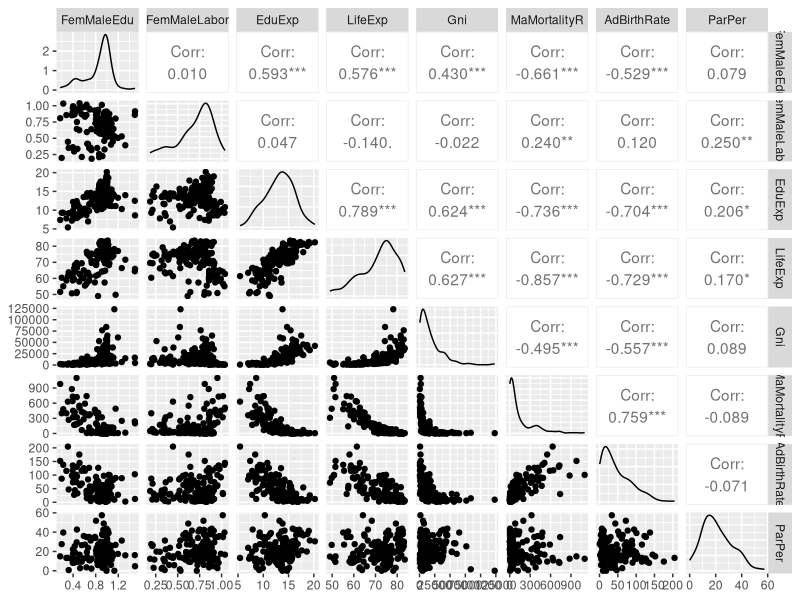
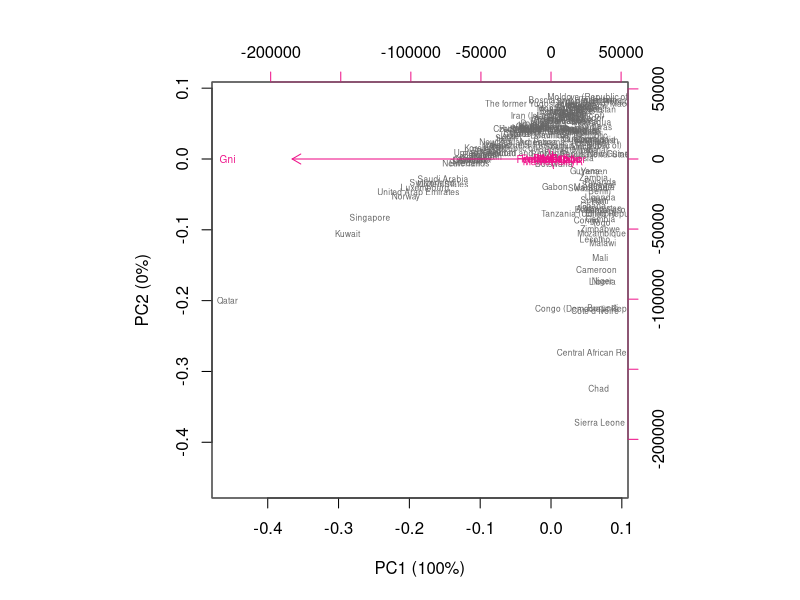
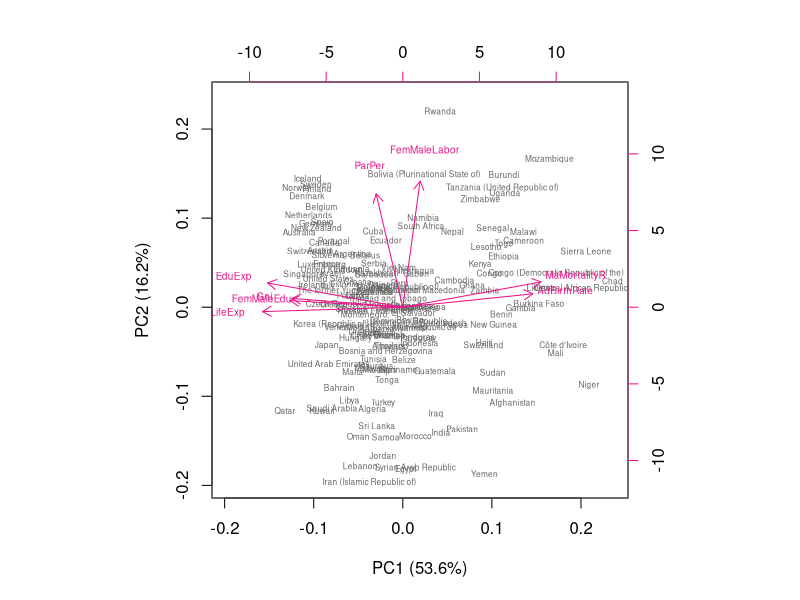
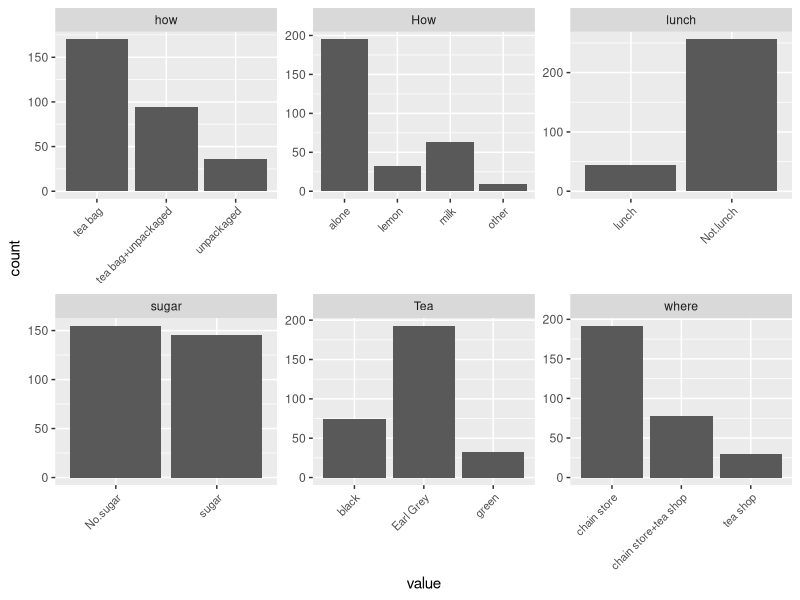
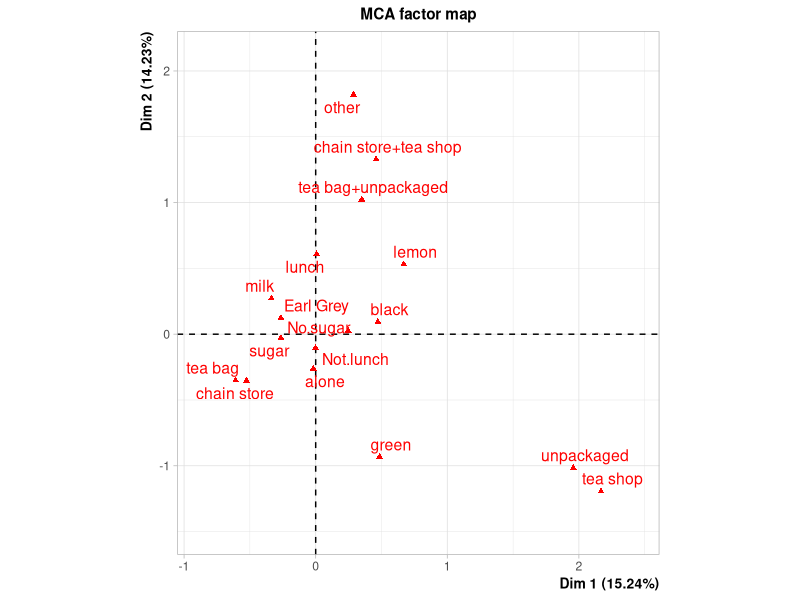

R code for these plots, in order:
## ---- chunk 1

# loading
human = read.table("data/human.txt", sep="\t")

# exploring
dim(human)
str(human)
head(human)
## ---- chunk 2
library(GGally)

summary(human)
ggpairs(human)

## ---- chunk 3

# perform principal component analysis (with the SVD method)
pca_human <- prcomp(human)

# to see the variability captured by the PCs, 
summary(pca_human)

# plot the biplot of the pca results

pca_pr <- round(100*summary(pca_human)$importance[2, ], digits = 1)
pc_lab <- paste0(names(pca_pr), " (", pca_pr, "%)")

# biplot of the new pca results
biplot(pca_human, choices = 1:2,cex = c(0.5, 0.6),col = c("grey40", "deeppink2"),xlab = pc_lab[1], ylab = pc_lab[2])




## ---- chunk 4

# scaling the human data
human_std <- scale(human)

# pca on the standardized version
pca_humanstd <- prcomp(human_std)

pca_pr <- round(100*summary(pca_humanstd)$importance[2, ], digits = 1)
pc_lab <- paste0(names(pca_pr), " (", pca_pr, "%)")

# biplot of the new pca results
biplot(pca_humanstd, choices = 1:2,cex = c(0.5, 0.6),col = c("grey40", "deeppink2"),xlab = pc_lab[1], ylab = pc_lab[2])


## ---- chunk 5

# loading the tea dataset
library(FactoMineR)
library(dplyr)
library(tidyr)
library(ggplot2)
data("tea")

# explore the tea dataset, the tea dataset contains 300 observations and 36 variables
str(tea)
summary(tea)


# visualize the dataset, after selecting few columns
# column names to keep in the dataset
keep_columns <- c("Tea", "How", "how", "sugar", "where", "lunch")

tea_time <- dplyr::select(tea, one_of(keep_columns))

tidyr::gather(tea_time) %>% ggplot(aes(value)) + facet_wrap("key", scales = "free")+geom_bar()+theme(axis.text.x = element_text(angle = 45, hjust = 1, size = 8))

# multiple correspondence analysis
mca <- MCA(tea_time, graph = FALSE)

# summary of the model
summary(mca)

# look at the summaries and structure of the data
summary(tea_time)
str(tea_time)

# variable biplot 
plot(mca, invisible=c("ind"))
